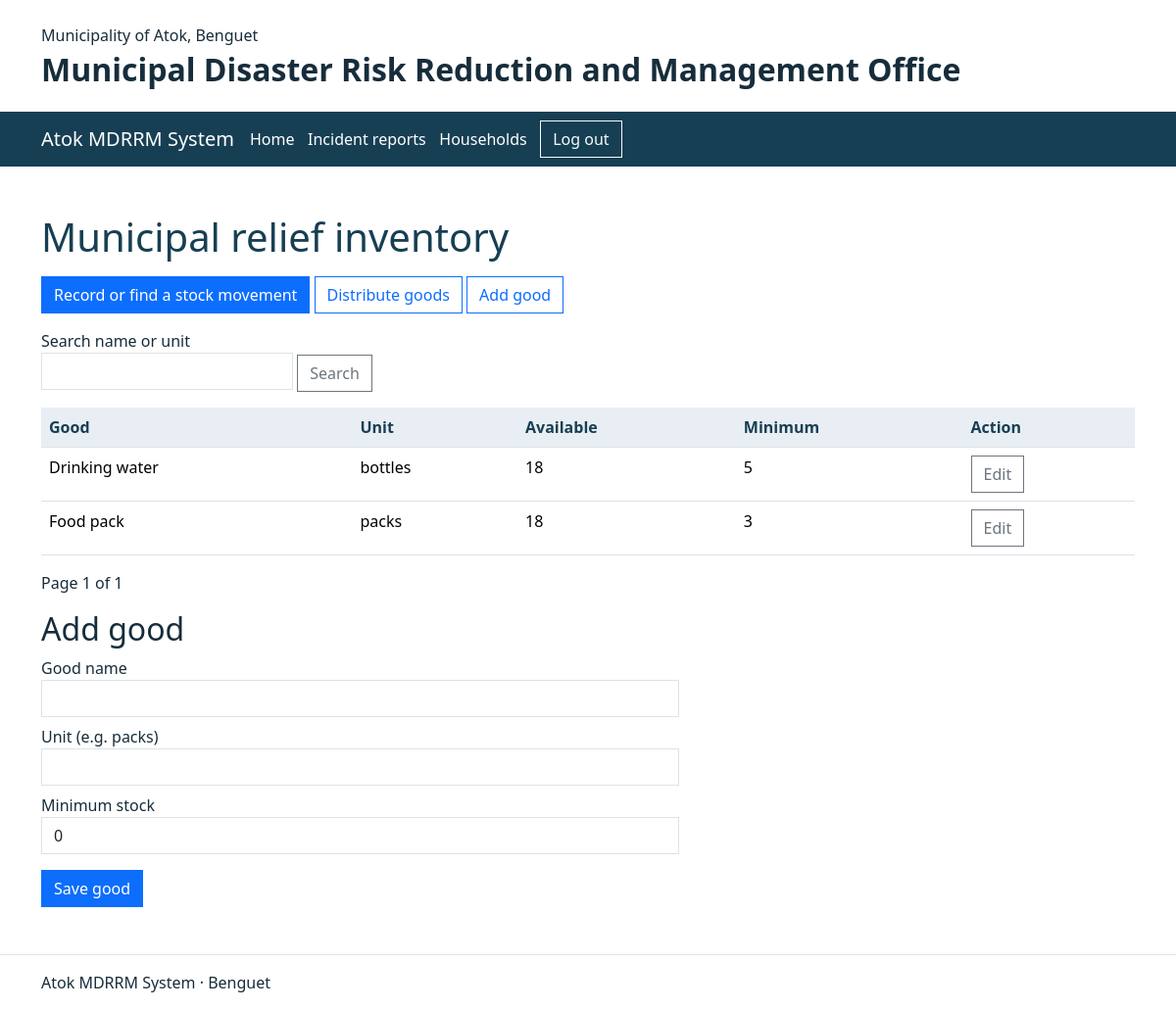
The app's page /relief_inventory/index.php (signed in) with its own data.
### tables this page shows
CREATE TABLE relief_goods (
    id INT UNSIGNED AUTO_INCREMENT PRIMARY KEY,
    name VARCHAR(100) NOT NULL,
    unit VARCHAR(40) NOT NULL,
    minimum_stock INT UNSIGNED NOT NULL DEFAULT 0,
    balance INT UNSIGNED NOT NULL DEFAULT 0,
    UNIQUE (name, unit)
);

### relief_inventory/index.php (the view, shortened to what this page needs)
<?php
require __DIR__ . '/../includes/session.php';
$editing = isset($_GET['id']);
$good = ['name'=>'', 'unit'=>'', 'minimum_stock'=>0];
require __DIR__ . '/../includes/header.php';
?>
<h1>Municipal relief inventory</h1>
<a class="btn btn-primary" href="movements.php">Record or find a stock movement</a>
<a class="btn btn-outline-primary" href="../relief_distribution/index.php">Distribute goods</a>
<?php if (!$editing):
    $search = is_string($_GET['q'] ?? null) ? trim($_GET['q']) : '';
    $term = '%' . strtr($search, ['!'=>'!!','%'=>'!%','_'=>'!_']) . '%';
    $where = " WHERE name LIKE ? ESCAPE '!' OR unit LIKE ? ESCAPE '!'";
    $query = $pdo->prepare('SELECT COUNT(*) FROM relief_goods' . $where);
    $query->execute([$term,$term]);
    $pages = max(1,(int)ceil($query->fetchColumn()/10));
    $page = min($pages,max(1,(int)filter_input(INPUT_GET,'page',FILTER_VALIDATE_INT)));
    $offset = ($page-1)*10;
    $query = $pdo->prepare('SELECT * FROM relief_goods' . $where . " ORDER BY name,unit,id LIMIT 10 OFFSET $offset");
    $query->execute([$term,$term]);
?>
    <a class="btn btn-outline-primary" href="#good-form">Add good</a>
    <form method="get" class="my-3">
        <label>Search name or unit<input class="form-control" name="q" value="<?= htmlspecialchars($search) ?>"></label>
        <button class="btn btn-outline-secondary">Search</button>
    </form>
    <div class="table-responsive"><table class="table">
        <thead><tr><th>Good</th><th>Unit</th><th>Available</th><th>Minimum</th><th>Action</th></tr></thead>
        <tbody>
            <?php foreach ($query as $row): ?>
                <tr>
                    <td><?= htmlspecialchars($row['name']) ?></td><td><?= htmlspecialchars($row['unit']) ?></td>
                    <td>
                        <?php if ((int)$row['balance'] === 0): ?>
                            <strong class="text-danger">Out of stock</strong>
                        <?php else: ?>
                            <?= (int)$row['balance'] ?>
                        <?php endif; ?>
                    </td>
                    <td><?= (int)$row['minimum_stock'] ?></td>
                    <td><a class="btn btn-outline-secondary" href="?id=<?= (int)$row['id'] ?>">Edit</a></td>
                </tr>
            <?php endforeach; ?>
        </tbody>
    </table></div>
    <p>Page <?= $page ?> of <?= $pages ?>
    </p>
<?php endif; ?>
<h2 id="good-form"><?= $editing ? 'Edit good' : 'Add good' ?></h2>
<form method="post" class="col-md-7">
    <label class="d-block mb-2">Good name<input class="form-control" name="name" required maxlength="100" value="<?= htmlspecialchars($good['name']) ?>"></label>
    <label class="d-block mb-2">Unit (e.g. packs)<input class="form-control" name="unit" required maxlength="40" value="<?= htmlspecialchars($good['unit']) ?>"></label>
    <label class="d-block mb-3">Minimum stock<input class="form-control" type="number" min="0" max="1000000000" name="minimum_stock" required value="<?= htmlspecialchars($good['minimum_stock']) ?>"></label>
    <button class="btn btn-primary">Save good</button>
</form>
<?php require __DIR__ . '/../includes/footer.php'; ?>

### assets/css/site.css (style rules this page uses)
body { color: #172d3b; }
.navbar-toggler, .btn, .form-control, .form-select { border-radius: 0; }
main > p { max-width: 65ch; }
main h1 { color: #173f54; margin-bottom: 1rem; }
main .table thead th { background: #e8eef3; color: #173f54; }

### records on screen
relief_goods: name "Drinking water", unit "bottles", balance "18", minimum_stock "5"
relief_goods: name "Food pack", unit "packs", balance "18", minimum_stock "3"

### other values on screen
$page "1"
$pages "1"
